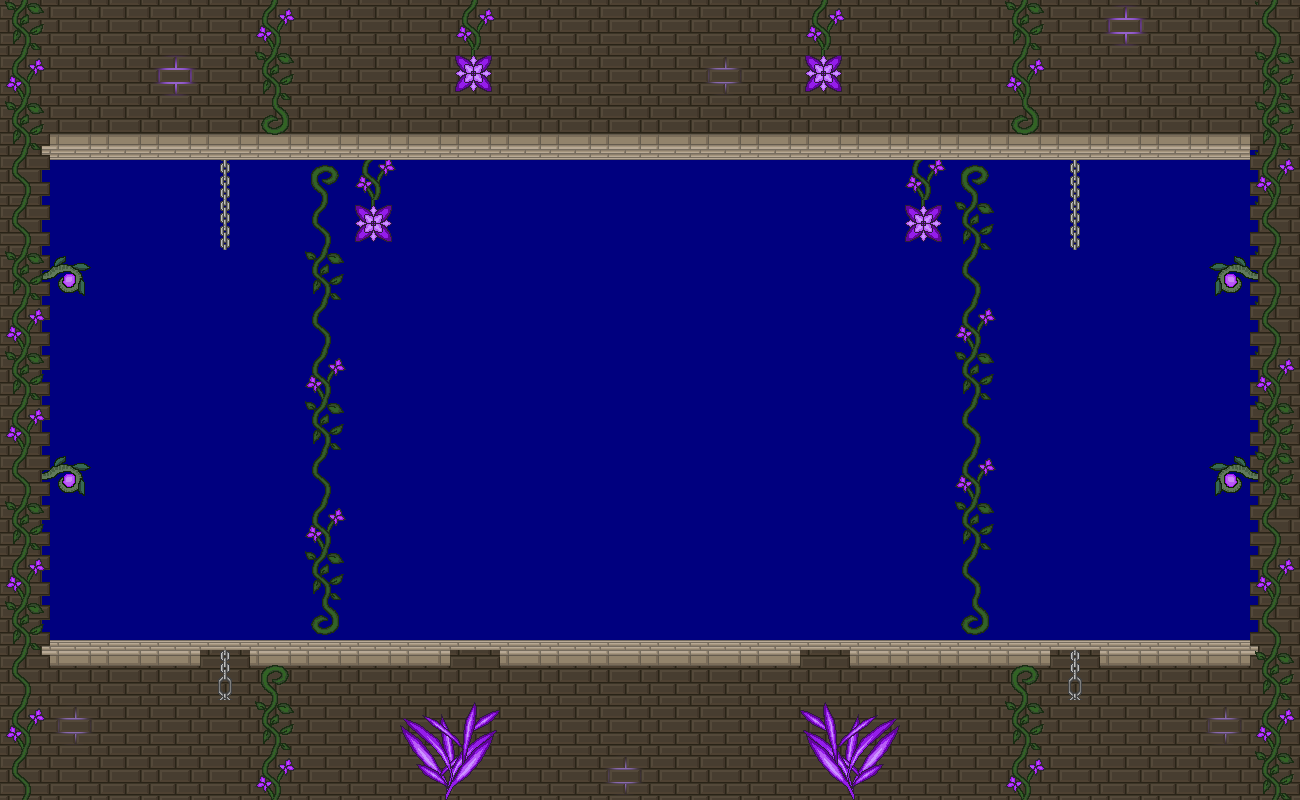

Below is a game level as drawn by its tile map, then a one-line description and the .tmx that defines it (tile-layer data replaced by summaries):
An orthogonal 26x16 tile map with 50x50 px tiles, 6 tile layers (BG 1, BG 2, BG 3, BG 4, ...), 1 hidden layer not drawn, 4 tilesets and 6 objects.

<map version="1.2" tiledversion="1.2.5" orientation="orthogonal" renderorder="right-down" width="26" height="16" tilewidth="50" tileheight="50" infinite="0" backgroundcolor="#00007f" nextlayerid="11" nextobjectid="126">
 <properties>
  <property name="backgroundlayers" value="-1.0,res/level/boss_royalguards/layer_inf.png,2.0,res/level/boss_royalguards/layer_2.png" />
  <property name="bosslevel" value="res/level/boss_royalguards/boss_royalguards.lua" />
  <property name="dimming" value="0.5" />
  <property name="musicpath" value="res/music/boss_royalguards.ogg" />
  <property name="tilesetpath" value="res/level/boss_royalguards/tileset_level_boss_royalguards.png" />
 </properties>
 <tileset firstgid="1" name="tileset_level_boss_royalguards" tilewidth="50" tileheight="50" spacing="2" margin="1" tilecount="784" columns="28">
  <image source="tileset_level_boss_royalguards.png" width="1500" height="1500" />
  <tile id="95">
   <properties>
    <property name="light" value="40,30,100,150,0.5" />
   </properties>
   <animation>
    <frame tileid="95" duration="100" />
    <frame tileid="123" duration="100" />
    <frame tileid="151" duration="100" />
   </animation>
  </tile>
  <tile id="96">
   <properties>
    <property name="light" value="10,25,100,150,0.6" />
   </properties>
   <animation>
    <frame tileid="96" duration="100" />
    <frame tileid="124" duration="100" />
    <frame tileid="152" duration="100" />
   </animation>
  </tile>
  <tile id="153">
   <properties>
    <property name="light" value="25,25,100,150,0.8" />
   </properties>
  </tile>
  <tile id="158">
   <properties>
    <property name="light" value="25,30,100,150,0.8" />
   </properties>
  </tile>
  <tile id="229">
   <properties>
    <property name="light" value="25,25,100,100,0.3" />
   </properties>
  </tile>
  <tile id="233">
   <properties>
    <property name="light" value="25,25,100,100,0.3" />
   </properties>
  </tile>
  <tile id="260">
   <properties>
    <property name="light" value="25,30,100,150,1.0" />
   </properties>
  </tile>
  <tile id="261">
   <properties>
    <property name="light" value="25,30,100,100,0.6" />
   </properties>
  </tile>
  <tile id="289">
   <properties>
    <property name="light" value="25,30,100,100,0.6" />
   </properties>
  </tile>
  <tile id="314">
   <properties>
    <property name="light" value="25,25,100,100,0.5" />
   </properties>
  </tile>
  <tile id="315">
   <properties>
    <property name="light" value="25,25,100,100,0.2" />
   </properties>
  </tile>
  <tile id="316">
   <properties>
    <property name="light" value="50,25,100,100,0.4" />
   </properties>
  </tile>
  <tile id="345">
   <properties>
    <property name="light" value="25,25,150,150,0.8" />
   </properties>
  </tile>
  <tile id="346">
   <properties>
    <property name="light" value="25,25,100,150,0.6" />
   </properties>
  </tile>
  <tile id="423">
   <properties>
    <property name="light" value="35,35,100,100,0.5" />
   </properties>
  </tile>
  <tile id="424">
   <properties>
    <property name="light" value="30,30,100,100,0.5" />
   </properties>
  </tile>
  <tile id="442">
   <properties>
    <property name="light" value="25,25,100,150,0.8" />
   </properties>
   <objectgroup draworder="index" />
   <animation>
    <frame tileid="442" duration="100" />
    <frame tileid="470" duration="100" />
    <frame tileid="498" duration="100" />
   </animation>
  </tile>
 </tileset>
 <tileset firstgid="785" name="tileset_level_dynamic_tiles" tilewidth="50" tileheight="50" spacing="2" margin="1" tilecount="560" columns="40">
  <image source="../../convenience/tilesets/tileset_level_dynamic_tiles.png" width="2080" height="728" />
  <tile id="3">
   <properties>
    <property name="light" value="25,30,50,70,1.0" />
   </properties>
  </tile>
 </tileset>
 <tileset firstgid="1345" name="tileset_enemies" tilewidth="50" tileheight="50" spacing="2" margin="1" tilecount="50" columns="5">
  <image source="../../convenience/tilesets/tileset_enemies.png" width="260" height="520" />
  <tile id="28">
   <properties>
    <property name="gold" value="50" />
   </properties>
  </tile>
 </tileset>
 <tileset firstgid="1395" name="spritesheet_levelitems" tilewidth="50" tileheight="50" tilecount="576" columns="24">
  <image source="../../convenience/tilesets/spritesheet_levelitems.png" width="1200" height="1200" />
 </tileset>
 <layer id="1" name="BG 1" width="26" height="16">
  <data>[416 cells, 210 non-empty, 21 distinct tile ids]</data>
 </layer>
 <layer id="2" name="BG 2" width="26" height="16">
  <data>[416 cells, 149 non-empty, 14 distinct tile ids]</data>
 </layer>
 <layer id="3" name="BG 3" width="26" height="16">
  <data>[416 cells, 57 non-empty, 20 distinct tile ids]</data>
 </layer>
 <layer id="4" name="BG 4" width="26" height="16">
  <data>[416 cells, 14 non-empty, 5 distinct tile ids]</data>
 </layer>
 <layer id="5" name="LFG 1" width="26" height="16">
  <data>[416 cells, 40 non-empty, 7 distinct tile ids]</data>
 </layer>
 <layer id="6" name="FG 1" width="26" height="16">
  <data>[416 cells, 34 non-empty, 4 distinct tile ids]</data>
 </layer>
 <layer id="7" name="collidable" width="26" height="16" visible="0">
  <data>[416 cells, 176 non-empty, 1 distinct tile ids]</data>
 </layer>
 <objectgroup id="8" name="dynamic">
  <object id="122" gid="844" x="1050" y="300" width="50" height="50">
   <properties>
    <property name="color" value="yellow" />
    <property name="layer" value="bg" />
   </properties>
  </object>
  <object id="123" gid="844" x="200" y="300" width="50" height="50">
   <properties>
    <property name="color" value="yellow" />
    <property name="layer" value="bg" />
   </properties>
  </object>
  <object id="124" gid="844" x="1150" y="212.5" width="50" height="50">
   <properties>
    <property name="color" value="yellow" />
    <property name="layer" value="bg" />
   </properties>
  </object>
  <object id="125" gid="844" x="100" y="212.5" width="50" height="50">
   <properties>
    <property name="color" value="yellow" />
    <property name="layer" value="bg" />
   </properties>
  </object>
 </objectgroup>
 <objectgroup id="9" name="trigger" />
 <objectgroup id="10" name="enemy">
  <object id="116" gid="1384" x="50" y="600" width="50" height="50">
   <properties>
    <property name="fo_greaterhealingpotion" value="2" />
    <property name="gold" value="100" />
   </properties>
  </object>
  <object id="117" gid="1385" x="1200" y="600" width="50" height="50">
   <properties>
    <property name="mi_prismastone" value="1" />
   </properties>
  </object>
 </objectgroup>
</map>
